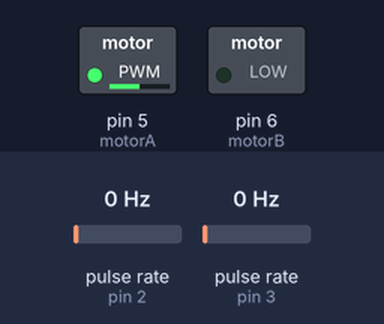
A sketch run on a simulated Arduino Uno, built with avr-gcc and run on an emulated ATmega328P. On the bench: switched loads named in the sketch (green lamp = pin HIGH). Wiring (inferred from the names in the program): 2 × pulse sensor: data pin 2 / data pin 3. Inputs (shaded band) come from the test bench; at power-on: pulse rate (sensors on pin 2, pin 3) 0 Hz. What the sketch prints to the serial monitor is not drawn.

Above: at 0.1 s.
Timing chart, 0 to 1.6 s (numbered marks = the images above):
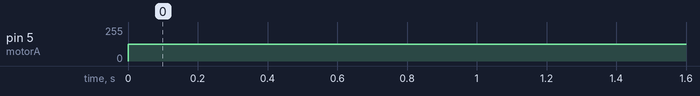

The sketch:

code.ino
```cpp
#define motorA 5
#define motorB 6
int encoderPin1 = 2;
int encoderPin2 = 3;
volatile int lastEncoded = 0;
volatile long encoderValue = 0;
volatile long correctEncoderValue =0;

long lastencoderValue = 0;

int lastMSB = 0;
int lastLSB = 0;

void setup() {
   Serial.begin (9600);
   pinMode(encoderPin1, INPUT);
   pinMode(encoderPin2, INPUT);
   digitalWrite(encoderPin1, HIGH); //turn pullup resistor on
   digitalWrite(encoderPin2, HIGH); //turn pullup resistor on
   attachInterrupt(0, updateEncoder, CHANGE);
   attachInterrupt(1, updateEncoder, CHANGE);

   pinMode(motorA,OUTPUT);
   pinMode(motorB,OUTPUT);
}

void loop() {
   correctEncoderValue = encoderValue/4;

   Serial.println(correctEncoderValue);

  if ( 0<=correctEncoderValue && correctEncoderValue < 3000) {
   analogWrite(motorA,127);
   digitalWrite(motorB,LOW);
  } else {
   analogWrite(motorA,0);
   digitalWrite(motorB,LOW);
  }
   delay(100);

}

void updateEncoder(){
  int MSB = digitalRead(encoderPin1); //MSB = most significant bit
  int LSB = digitalRead(encoderPin2); //LSB = least significant bit

  int encoded = (MSB << 1) |LSB; //converting the 2 pin value to single number
  int sum  = (lastEncoded << 2) | encoded; //adding it to the previous encoded value

  if(sum == 0b1101 || sum == 0b0100 || sum == 0b0010 || sum == 0b1011) encoderValue ++;
  if(sum == 0b1110 || sum == 0b0111 || sum == 0b0001 || sum == 0b1000) encoderValue --;

  lastEncoded = encoded; //store this value for next time
}
```

Measured:
- by itself, pin 5 (motorA): 0/255 → 127/255 at 0.00 s
